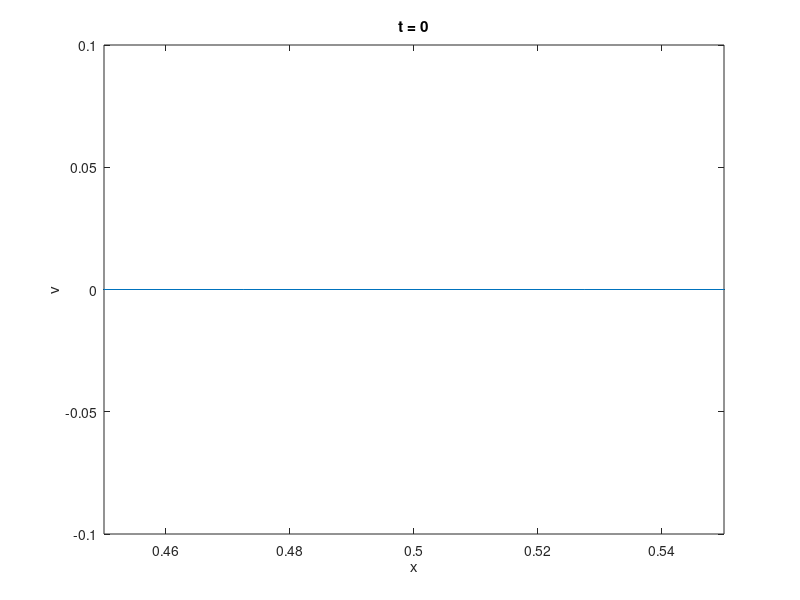

Recreate this plot in MATLAB. (Note: this script raises an error after producing the figure.)
% function cold_plasma
clear all
minX = 0.45;
maxX = 0.55;

% allN = 25;
allN = [25, 50,100,200]; 
vmin= -0.1; vmax = 0.1;
epsilon = 0.05;
delta = 0.002;
% pho_bar = 1;
omega_0 = 1;

dt = 0.01;
t_final = 5;
Nstep = t_final/dt; 

method = 1;

for index = 1:length(allN)
    N = allN(index);
    dx = 1/N; 

    % Initialize alpha, x and t
    alpha = zeros(1,N);
    for i = 1:N
        alpha(i) = (i-0.5)/N;
    end
    x = zeros(1,N);
    v = zeros(1,N);
    for i = 1:N
        x(i) = alpha(i) + epsilon*sin(2*pi*alpha(i));
        v(i) = 0;
    end

    str = sprintf('t = %0.5g',0);
    figure(1); plot(x,v); 
    xlabel('x'); ylabel('v'); title(str); axis([ minX maxX vmin vmax])

    if method == 1
        for step = 1:Nstep
            x_tt = x_dd(x,N,omega_0,delta);
            for i = 1:N
                x(i) = mod(x(i) + dt*v(i),1);
                v(i) = v(i) + dt* x_tt(i);
            end
          str = sprintf('t = %0.5g',step*dt);
          figure(1); plot(x,v); 
          xlabel('x'); ylabel('v'); title(str); axis([ minX maxX vmin vmax])
      
            if step == t_final/dt
              figure(2);subplot(2,2,index); plot(x,v,'-o','MarkerSize',1.25);axis([ minX maxX vmin vmax])
              
              hold on
              z = linspace(minX,maxX,15);
              y = zeros(length(z),1);
              plot(z,y,'--b')
              
              time = step*dt;
              title(sprintf('N = %.2f, dt = %.2f', N,dt));
            end
        end
    end

    if method == 2
        for step = 1:Nstep
            x_tt = x_dd(x,N,omega_0,delta);
            for i = 1:N
                k1_x = v(i);
                k1_v = x_tt(i);
                k2_x = v(i) + 0.5*dt*k1_x;
                k2_v = x_tt(i) + 0.5*dt * k1_v;
                k3_x = v(i) + 0.5*dt*k2_x;
                k3_v = x_tt(i) + 0.5*dt * k2_v;
    
                k4_x = v(i) + dt*k3_x;
                k4_v = x_tt(i) + dt * k3_v;
                
                x(i) = x(i) + dt/6 * (k1_x+2*k2_x+2*k3_x+k4_x);
                v(i) = v(i) + dt/6 * (k1_v+2*k2_v+2*k3_v+k4_v);

            end
          str = sprintf('t = %0.5g',step*dt);
          figure(1); plot(x,v); 
          xlabel('x'); ylabel('v'); title(str); axis([ minX maxX vmin vmax])
      
            if step == t_final/dt
              figure(2);subplot(2,2,index); plot(x,v,'-o','MarkerSize',1.25);axis([ minX maxX vmin vmax])
              
              hold on
              z = linspace(minX,maxX,15);
              y = zeros(length(z),1);
              plot(z,y,'--b')
              
              time = step*dt;
              title(sprintf('N = %.2f, dt = %.2f', N,dt));
            end
        end
    end


end



function Efield = x_dd(x,particle_sum,omega_0,delta)
    for i = 1:particle_sum
        x(i) = mod(x(i),1);
    end
    Efield = zeros(1,particle_sum);

    for i = 1:particle_sum
        for j = 1:particle_sum
            Efield(i) = Efield(i) + k(x(i),x(j),delta)* omega_0*(1/particle_sum);             
        end
    end
end


function weight = k(x,y,delta)
    c_delta = sqrt(1+4*delta^2);
    weight = -c_delta/2*(x-y)/((x-y)^2+delta^2)^0.5+x-y;
end


    